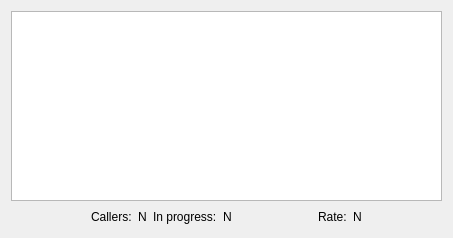
<?xml version="1.0" encoding="UTF-8"?>
<ui version="4.0">
 <class>FoxLogWindow</class>
 <widget class="QWidget" name="FoxLogWindow">
  <property name="geometry">
   <rect>
    <x>0</x>
    <y>0</y>
    <width>453</width>
    <height>238</height>
   </rect>
  </property>
  <property name="contextMenuPolicy">
   <enum>Qt::DefaultContextMenu</enum>
  </property>
  <property name="windowTitle">
   <string>Fox Log</string>
  </property>
  <layout class="QVBoxLayout" name="verticalLayout">
   <item>
    <widget class="QTableView" name="log_table_view">
     <property name="contextMenuPolicy">
      <enum>Qt::ActionsContextMenu</enum>
     </property>
     <property name="toolTip">
      <string>&lt;html&gt;&lt;head/&gt;&lt;body&gt;&lt;p&gt;Right-click here for available actions.&lt;/p&gt;&lt;/body&gt;&lt;/html&gt;</string>
     </property>
     <attribute name="horizontalHeaderStretchLastSection">
      <bool>true</bool>
     </attribute>
    </widget>
   </item>
   <item>
    <layout class="QHBoxLayout" name="horizontalLayout">
     <item>
      <spacer name="horizontalSpacer_2">
       <property name="orientation">
        <enum>Qt::Horizontal</enum>
       </property>
       <property name="sizeHint" stdset="0">
        <size>
         <width>40</width>
         <height>20</height>
        </size>
       </property>
      </spacer>
     </item>
     <item>
      <widget class="QLabel" name="label">
       <property name="text">
        <string>Callers:</string>
       </property>
      </widget>
     </item>
     <item>
      <widget class="QLabel" name="callers_label">
       <property name="text">
        <string>N</string>
       </property>
      </widget>
     </item>
     <item>
      <widget class="QLabel" name="label_2">
       <property name="text">
        <string>In progress:</string>
       </property>
      </widget>
     </item>
     <item>
      <widget class="QLabel" name="queued_label">
       <property name="text">
        <string>N</string>
       </property>
      </widget>
     </item>
     <item>
      <spacer name="horizontalSpacer">
       <property name="orientation">
        <enum>Qt::Horizontal</enum>
       </property>
       <property name="sizeHint" stdset="0">
        <size>
         <width>40</width>
         <height>20</height>
        </size>
       </property>
      </spacer>
     </item>
     <item>
      <widget class="QLabel" name="label_4">
       <property name="text">
        <string>Rate:</string>
       </property>
      </widget>
     </item>
     <item>
      <widget class="QLabel" name="rate_label">
       <property name="text">
        <string>N</string>
       </property>
      </widget>
     </item>
     <item>
      <spacer name="horizontalSpacer_3">
       <property name="orientation">
        <enum>Qt::Horizontal</enum>
       </property>
       <property name="sizeHint" stdset="0">
        <size>
         <width>40</width>
         <height>20</height>
        </size>
       </property>
      </spacer>
     </item>
    </layout>
   </item>
  </layout>
 </widget>
 <resources/>
 <connections/>
</ui>
